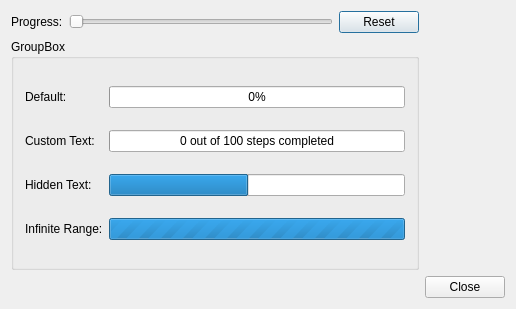
<?xml version="1.0" encoding="UTF-8"?>
<ui version="4.0">
 <class>Progress</class>
 <widget class="QDialog" name="Progress">
  <property name="geometry">
   <rect>
    <x>0</x>
    <y>0</y>
    <width>516</width>
    <height>309</height>
   </rect>
  </property>
  <property name="windowTitle">
   <string>Progress</string>
  </property>
  <layout class="QGridLayout" name="gridLayout_3">
   <item row="0" column="0">
    <layout class="QGridLayout" name="gridLayout">
     <item row="0" column="0">
      <widget class="QLabel" name="label">
       <property name="text">
        <string>Progress:</string>
       </property>
      </widget>
     </item>
     <item row="0" column="1">
      <widget class="QSlider" name="horizontalSlider">
       <property name="orientation">
        <enum>Qt::Horizontal</enum>
       </property>
      </widget>
     </item>
     <item row="0" column="2">
      <widget class="QPushButton" name="pushButton">
       <property name="text">
        <string>Reset</string>
       </property>
      </widget>
     </item>
    </layout>
   </item>
   <item row="1" column="0">
    <widget class="QGroupBox" name="groupBox">
     <property name="title">
      <string>GroupBox</string>
     </property>
     <layout class="QGridLayout" name="gridLayout_2">
      <item row="0" column="0">
       <widget class="QLabel" name="label_2">
        <property name="text">
         <string>Default:</string>
        </property>
       </widget>
      </item>
      <item row="0" column="1">
       <widget class="QProgressBar" name="progressBar">
        <property name="value">
         <number>0</number>
        </property>
       </widget>
      </item>
      <item row="1" column="0">
       <widget class="QLabel" name="label_3">
        <property name="text">
         <string>Custom Text:</string>
        </property>
       </widget>
      </item>
      <item row="1" column="1">
       <widget class="QProgressBar" name="progressBar_2">
        <property name="value">
         <number>0</number>
        </property>
        <property name="format">
         <string>%v out of %m steps completed</string>
        </property>
       </widget>
      </item>
      <item row="2" column="0">
       <widget class="QLabel" name="label_4">
        <property name="text">
         <string>Hidden Text:</string>
        </property>
       </widget>
      </item>
      <item row="2" column="1">
       <widget class="QProgressBar" name="progressBar_3">
        <property name="value">
         <number>47</number>
        </property>
        <property name="textVisible">
         <bool>false</bool>
        </property>
       </widget>
      </item>
      <item row="3" column="0">
       <widget class="QLabel" name="label_5">
        <property name="text">
         <string>Infinite Range:</string>
        </property>
       </widget>
      </item>
      <item row="3" column="1">
       <widget class="QProgressBar" name="progressBar_4">
        <property name="maximum">
         <number>0</number>
        </property>
        <property name="value">
         <number>-1</number>
        </property>
       </widget>
      </item>
     </layout>
    </widget>
   </item>
   <item row="2" column="1">
    <widget class="QPushButton" name="pushButton_2">
     <property name="text">
      <string>Close</string>
     </property>
    </widget>
   </item>
  </layout>
 </widget>
 <layoutdefault spacing="6" margin="11"/>
 <resources/>
 <connections>
  <connection>
   <sender>horizontalSlider</sender>
   <signal>valueChanged(int)</signal>
   <receiver>progressBar</receiver>
   <slot>setValue(int)</slot>
   <hints>
    <hint type="sourcelabel">
     <x>121</x>
     <y>63</y>
    </hint>
    <hint type="destinationlabel">
     <x>133</x>
     <y>161</y>
    </hint>
   </hints>
  </connection>
  <connection>
   <sender>progressBar</sender>
   <signal>valueChanged(int)</signal>
   <receiver>progressBar_2</receiver>
   <slot>setValue(int)</slot>
   <hints>
    <hint type="sourcelabel">
     <x>309</x>
     <y>172</y>
    </hint>
    <hint type="destinationlabel">
     <x>286</x>
     <y>198</y>
    </hint>
   </hints>
  </connection>
  <connection>
   <sender>pushButton_2</sender>
   <signal>clicked()</signal>
   <receiver>Progress</receiver>
   <slot>reject()</slot>
   <hints>
    <hint type="sourcelabel">
     <x>471</x>
     <y>280</y>
    </hint>
    <hint type="destinationlabel">
     <x>458</x>
     <y>155</y>
    </hint>
   </hints>
  </connection>
  <connection>
   <sender>pushButton</sender>
   <signal>clicked()</signal>
   <receiver>progressBar</receiver>
   <slot>reset()</slot>
   <hints>
    <hint type="sourcelabel">
     <x>365</x>
     <y>72</y>
    </hint>
    <hint type="destinationlabel">
     <x>355</x>
     <y>171</y>
    </hint>
   </hints>
  </connection>
  <connection>
   <sender>pushButton</sender>
   <signal>clicked()</signal>
   <receiver>progressBar_2</receiver>
   <slot>reset()</slot>
   <hints>
    <hint type="sourcelabel">
     <x>385</x>
     <y>72</y>
    </hint>
    <hint type="destinationlabel">
     <x>385</x>
     <y>198</y>
    </hint>
   </hints>
  </connection>
 </connections>
</ui>
